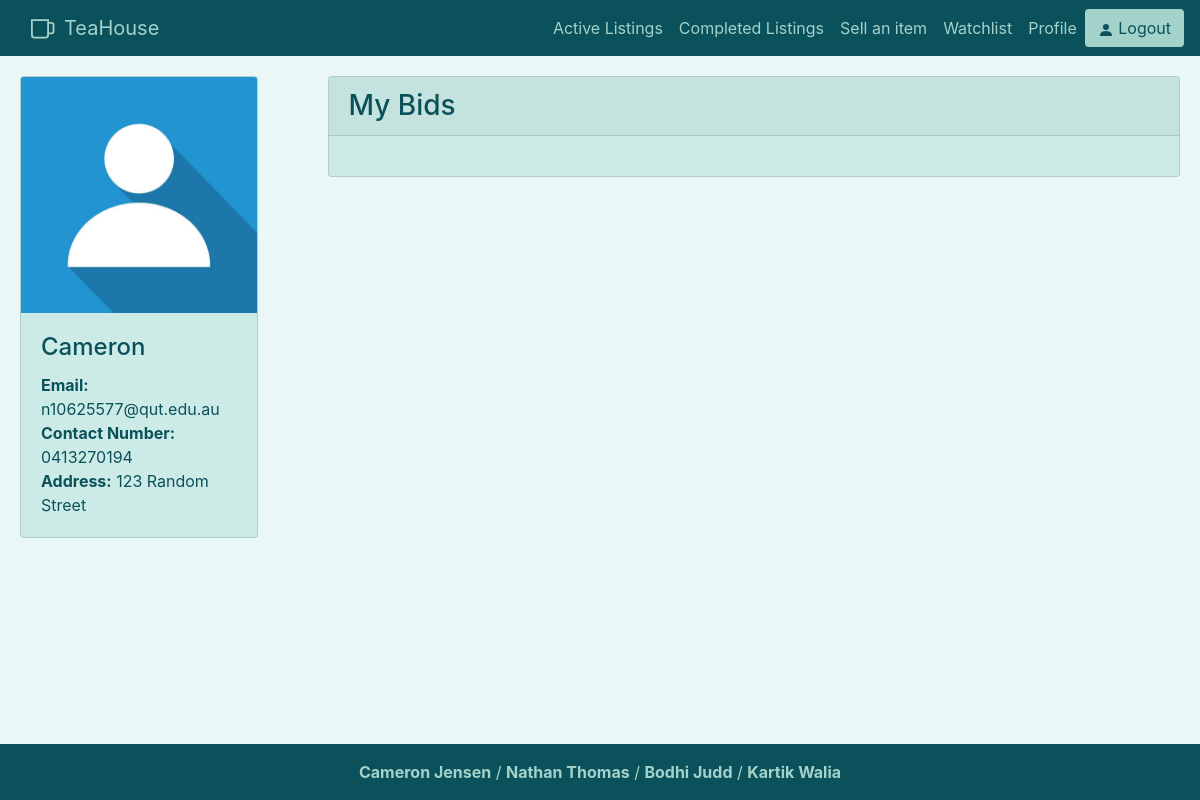
The app's page /bids (signed in), older data.
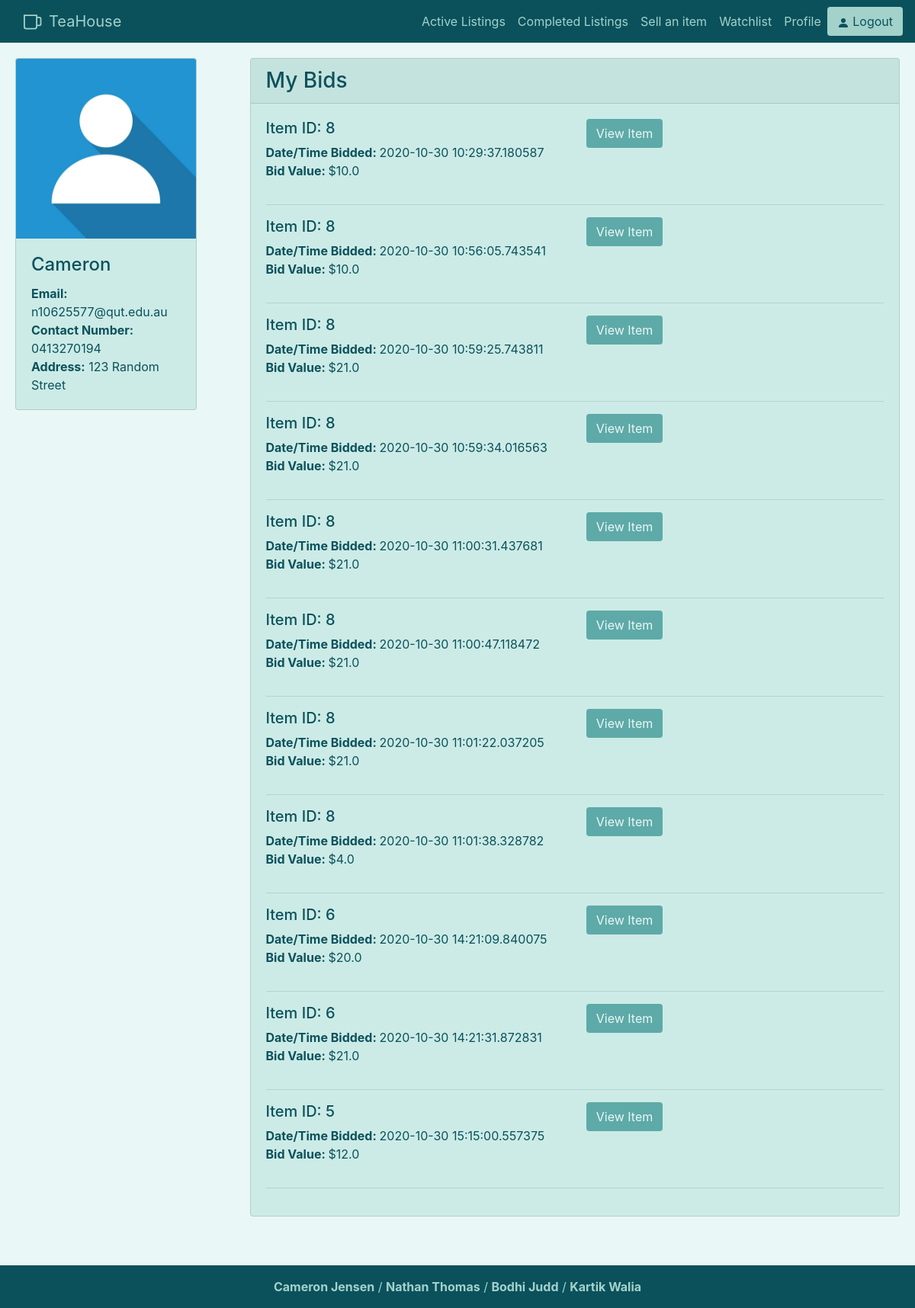
The same page, newer data.
### auction/models.py (models this page shows)
class Bid(db.Model):
    __tablename__ = 'bid'
    __table_args__ = {'extend_existing': True}
    id = db.Column(db.Integer, primary_key = True)
    listing_id = db.Column(db.Integer, db.ForeignKey('auctionListing.id'))
    user_id = db.Column(db.Integer, db.ForeignKey('users.id'))
    bid_amount = db.Column(db.Float, nullable=False)
    bid_time = db.Column(db.DateTime, default=datetime.now())
    bid_status = db.Column(db.Integer, nullable = False)

### auction/views.py (the view)
@bp.route('/bids')
@login_required
def bids():
    bids = Bid.query.filter_by(user_id = current_user.id)
    return render_template('profileBids.html', bids = bids)

### auction/templates/profileBids.html
{% extends 'base.html' %}
{% block content %}
<div class="row">
    <div class="col-lg-3" style="padding-bottom: 40px;">
        <div class="card" style="margin:20px;">
            <img class="card-img-top" src="/static/image/profile.jpg">
            <div class="card-body">
                <h4 class="card-title">{{current_user.username}}</h5>
                    <b>Email:</b> {{current_user.email}}<br>
                    <b>Contact Number:</b> {{current_user.contact_number}}<br>
                    <b>Address:</b> {{current_user.address}}
            </div>
        </div>
    </div>
    <div class="col-lg" style="padding-bottom: 40px;">
        <div class="card" style="margin:20px">
            <h3 class="card-header">My Bids</h3>
            <div class="card-body">
                {% for bid in bids %}
                <div class="card-block">
                    <div class="row">
                        <div class="col">
                            <h5>Item ID: {{bid.listing_id}}</h5>
                            <p>
                                <strong>Date/Time Bidded: </strong>{{bid.bid_time}}<br>
                                <strong>Bid Value: </strong>${{bid.bid_amount}}
                            </p>
                        </div>
                        <div class="col">
                            <a href="/tea/{{bid.listing_id}}" class="btn btn-default item-btn">View Item</a>
                        </div>
                    </div>
                    <hr>
                </div>
                {% endfor %}
            </div>
        </div>
    </div>
</div>
{% endblock %}

Row changes from the older to the newer data that the page shows:
added Bid: listing_id "8", bid_time "2020-10-30 10:29:37.180587", bid_amount "10.0"
added Bid: listing_id "8", bid_time "2020-10-30 10:56:05.743541", bid_amount "10.0"
added Bid: listing_id "8", bid_time "2020-10-30 10:59:25.743811", bid_amount "21.0"
added Bid: listing_id "8", bid_time "2020-10-30 10:59:34.016563", bid_amount "21.0"
added Bid: listing_id "8", bid_time "2020-10-30 11:00:31.437681", bid_amount "21.0"
added Bid: listing_id "8", bid_time "2020-10-30 11:00:47.118472", bid_amount "21.0"
added Bid: listing_id "8", bid_time "2020-10-30 11:01:22.037205", bid_amount "21.0"
added Bid: listing_id "8", bid_time "2020-10-30 11:01:38.328782", bid_amount "4.0"
added Bid: listing_id "6", bid_time "2020-10-30 14:21:09.840075", bid_amount "20.0"
added Bid: listing_id "6", bid_time "2020-10-30 14:21:31.872831", bid_amount "21.0"
added Bid: listing_id "5", bid_time "2020-10-30 15:15:00.557375", bid_amount "12.0"
